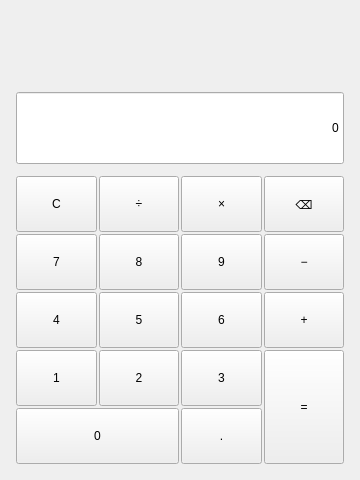
<?xml version="1.0" encoding="UTF-8"?>
<ui version="4.0">
 <class>MainWindow</class>
 <widget class="QMainWindow" name="MainWindow">
  <property name="geometry">
   <rect>
    <x>0</x>
    <y>0</y>
    <width>360</width>
    <height>480</height>
   </rect>
  </property>
  <property name="minimumSize">
   <size>
    <width>320</width>
    <height>480</height>
   </size>
  </property>
  <property name="windowTitle">
   <string>Qt Widgets Calculator</string>
  </property>
  <widget class="QWidget" name="centralwidget">
   <layout class="QVBoxLayout" name="verticalLayout">
    <property name="spacing">
     <number>12</number>
    </property>
    <property name="leftMargin">
     <number>16</number>
    </property>
    <property name="topMargin">
     <number>16</number>
    </property>
    <property name="rightMargin">
     <number>16</number>
    </property>
    <property name="bottomMargin">
     <number>16</number>
    </property>
    <item>
     <widget class="QLabel" name="operationLabel">
      <property name="minimumSize">
       <size>
        <width>0</width>
        <height>24</height>
       </size>
      </property>
      <property name="text">
       <string/>
      </property>
      <property name="alignment">
       <set>Qt::AlignRight|Qt::AlignTrailing|Qt::AlignVCenter</set>
      </property>
     </widget>
    </item>
    <item>
     <widget class="QLineEdit" name="displayEdit">
      <property name="minimumSize">
       <size>
        <width>0</width>
        <height>72</height>
       </size>
      </property>
      <property name="focusPolicy">
       <enum>Qt::NoFocus</enum>
      </property>
      <property name="text">
       <string>0</string>
      </property>
      <property name="alignment">
       <set>Qt::AlignRight|Qt::AlignTrailing|Qt::AlignVCenter</set>
      </property>
      <property name="readOnly">
       <bool>true</bool>
      </property>
     </widget>
    </item>
    <item>
     <layout class="QGridLayout" name="buttonGridLayout">
      <property name="spacing">
       <number>2</number>
      </property>
      <item row="2" column="1">
       <widget class="QPushButton" name="digit5Button">
        <property name="minimumSize">
         <size>
          <width>64</width>
          <height>56</height>
         </size>
        </property>
        <property name="focusPolicy">
         <enum>Qt::NoFocus</enum>
        </property>
        <property name="text">
         <string>5</string>
        </property>
       </widget>
      </item>
      <item row="3" column="2">
       <widget class="QPushButton" name="digit3Button">
        <property name="minimumSize">
         <size>
          <width>64</width>
          <height>56</height>
         </size>
        </property>
        <property name="focusPolicy">
         <enum>Qt::NoFocus</enum>
        </property>
        <property name="text">
         <string>3</string>
        </property>
       </widget>
      </item>
      <item row="4" column="0" colspan="2">
       <widget class="QPushButton" name="digit0Button">
        <property name="minimumSize">
         <size>
          <width>136</width>
          <height>56</height>
         </size>
        </property>
        <property name="focusPolicy">
         <enum>Qt::NoFocus</enum>
        </property>
        <property name="text">
         <string>0</string>
        </property>
       </widget>
      </item>
      <item row="1" column="1">
       <widget class="QPushButton" name="digit8Button">
        <property name="minimumSize">
         <size>
          <width>64</width>
          <height>56</height>
         </size>
        </property>
        <property name="focusPolicy">
         <enum>Qt::NoFocus</enum>
        </property>
        <property name="text">
         <string>8</string>
        </property>
       </widget>
      </item>
      <item row="2" column="2">
       <widget class="QPushButton" name="digit6Button">
        <property name="minimumSize">
         <size>
          <width>64</width>
          <height>56</height>
         </size>
        </property>
        <property name="focusPolicy">
         <enum>Qt::NoFocus</enum>
        </property>
        <property name="text">
         <string>6</string>
        </property>
       </widget>
      </item>
      <item row="3" column="0">
       <widget class="QPushButton" name="digit1Button">
        <property name="minimumSize">
         <size>
          <width>64</width>
          <height>56</height>
         </size>
        </property>
        <property name="focusPolicy">
         <enum>Qt::NoFocus</enum>
        </property>
        <property name="text">
         <string>1</string>
        </property>
       </widget>
      </item>
      <item row="0" column="0">
       <widget class="QPushButton" name="clearButton">
        <property name="minimumSize">
         <size>
          <width>64</width>
          <height>56</height>
         </size>
        </property>
        <property name="focusPolicy">
         <enum>Qt::NoFocus</enum>
        </property>
        <property name="text">
         <string>C</string>
        </property>
       </widget>
      </item>
      <item row="1" column="2">
       <widget class="QPushButton" name="digit9Button">
        <property name="minimumSize">
         <size>
          <width>64</width>
          <height>56</height>
         </size>
        </property>
        <property name="focusPolicy">
         <enum>Qt::NoFocus</enum>
        </property>
        <property name="text">
         <string>9</string>
        </property>
       </widget>
      </item>
      <item row="1" column="0">
       <widget class="QPushButton" name="digit7Button">
        <property name="minimumSize">
         <size>
          <width>64</width>
          <height>56</height>
         </size>
        </property>
        <property name="focusPolicy">
         <enum>Qt::NoFocus</enum>
        </property>
        <property name="text">
         <string>7</string>
        </property>
       </widget>
      </item>
      <item row="4" column="2">
       <widget class="QPushButton" name="decimalButton">
        <property name="minimumSize">
         <size>
          <width>64</width>
          <height>56</height>
         </size>
        </property>
        <property name="focusPolicy">
         <enum>Qt::NoFocus</enum>
        </property>
        <property name="text">
         <string>.</string>
        </property>
       </widget>
      </item>
      <item row="2" column="0">
       <widget class="QPushButton" name="digit4Button">
        <property name="minimumSize">
         <size>
          <width>64</width>
          <height>56</height>
         </size>
        </property>
        <property name="focusPolicy">
         <enum>Qt::NoFocus</enum>
        </property>
        <property name="text">
         <string>4</string>
        </property>
       </widget>
      </item>
      <item row="3" column="1">
       <widget class="QPushButton" name="digit2Button">
        <property name="minimumSize">
         <size>
          <width>64</width>
          <height>56</height>
         </size>
        </property>
        <property name="focusPolicy">
         <enum>Qt::NoFocus</enum>
        </property>
        <property name="text">
         <string>2</string>
        </property>
       </widget>
      </item>
      <item row="0" column="1">
       <widget class="QPushButton" name="divideButton">
        <property name="minimumSize">
         <size>
          <width>64</width>
          <height>56</height>
         </size>
        </property>
        <property name="focusPolicy">
         <enum>Qt::NoFocus</enum>
        </property>
        <property name="text">
         <string>÷</string>
        </property>
       </widget>
      </item>
      <item row="0" column="3">
       <widget class="QPushButton" name="backspaceButton">
        <property name="minimumSize">
         <size>
          <width>64</width>
          <height>56</height>
         </size>
        </property>
        <property name="focusPolicy">
         <enum>Qt::NoFocus</enum>
        </property>
        <property name="text">
         <string>⌫</string>
        </property>
       </widget>
      </item>
      <item row="0" column="2">
       <widget class="QPushButton" name="multiplyButton">
        <property name="minimumSize">
         <size>
          <width>64</width>
          <height>56</height>
         </size>
        </property>
        <property name="focusPolicy">
         <enum>Qt::NoFocus</enum>
        </property>
        <property name="text">
         <string>×</string>
        </property>
       </widget>
      </item>
      <item row="1" column="3">
       <widget class="QPushButton" name="subtractButton">
        <property name="minimumSize">
         <size>
          <width>64</width>
          <height>56</height>
         </size>
        </property>
        <property name="focusPolicy">
         <enum>Qt::NoFocus</enum>
        </property>
        <property name="text">
         <string>−</string>
        </property>
       </widget>
      </item>
      <item row="2" column="3">
       <widget class="QPushButton" name="addButton">
        <property name="minimumSize">
         <size>
          <width>64</width>
          <height>56</height>
         </size>
        </property>
        <property name="focusPolicy">
         <enum>Qt::NoFocus</enum>
        </property>
        <property name="text">
         <string>+</string>
        </property>
       </widget>
      </item>
      <item row="3" column="3" rowspan="2">
       <widget class="QPushButton" name="equalsButton">
        <property name="sizePolicy">
         <sizepolicy hsizetype="Minimum" vsizetype="Expanding">
          <horstretch>0</horstretch>
          <verstretch>0</verstretch>
         </sizepolicy>
        </property>
        <property name="minimumSize">
         <size>
          <width>64</width>
          <height>56</height>
         </size>
        </property>
        <property name="focusPolicy">
         <enum>Qt::NoFocus</enum>
        </property>
        <property name="text">
         <string>=</string>
        </property>
       </widget>
      </item>
     </layout>
    </item>
   </layout>
  </widget>
 </widget>
 <resources/>
 <connections/>
</ui>
